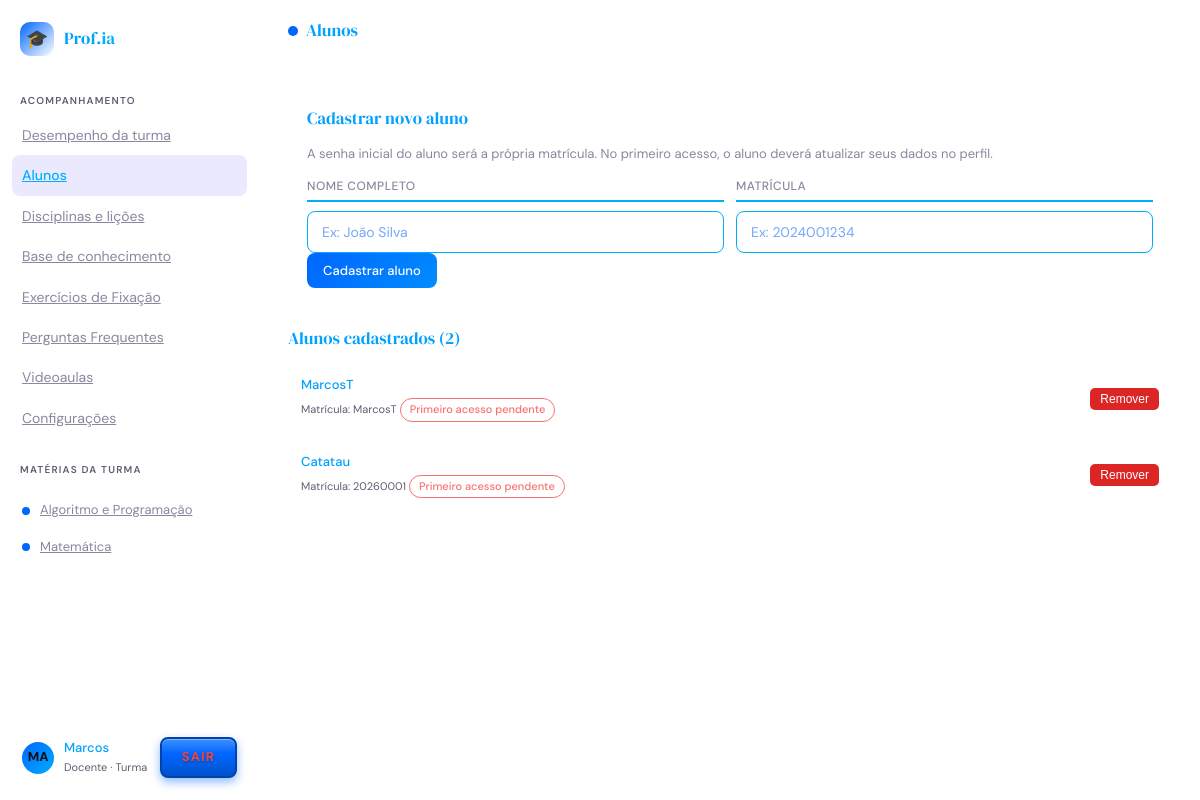
The page /professor/alunos/ (signed in) on the database its author committed.
### src/frontend/app/models/disciplina.py (models this page shows, shortened)
class Disciplina(models.Model):
    nome = models.CharField("Nome", max_length=80, unique=True)
    descricao = models.TextField("Descricao", blank=True)
    icone = models.CharField("Icone", max_length=10, blank=True)
    cor_primaria = models.CharField(
        "Cor primaria",
        max_length=40,
        default="#1a73e8",
    )
    prompt_sistema = models.TextField(
        "Prompt do sistema",
        blank=True,
    )
    ordem = models.SmallIntegerField("Ordem", default=0)
    ativa = models.BooleanField("Ativa", default=True)
    criado_em = models.DateTimeField("Criado em", auto_now_add=True)
    class Meta:
        verbose_name = "Disciplina"
        verbose_name_plural = "Disciplinas"
        ordering = ["ordem", "nome"]

### src/frontend/app/models/usuarios.py (models this page shows, shortened)
class Usuario(AbstractUser):
    class Papel(models.TextChoices):
        ALUNO = "aluno", "Aluno"
        PROFESSOR = "professor", "Professor"
    papel = models.CharField(
        max_length=20,
        choices=Papel.choices,
        default=Papel.ALUNO,
        verbose_name="Papel",
        help_text="Define o tipo de acesso do usuário no sistema.",
    )
    primeiro_acesso = models.BooleanField(
        default=True,
        verbose_name="Primeiro acesso",
        help_text=(
            "Quando verdadeiro, o usuário é obrigado a trocar a senha "
            "no próximo login. Usado principalmente para professores "
            "cadastrados pelo administrador com senha temporária."
        ),
    )
    identificador_aluno = models.CharField(
        max_length=50,
        blank=True,
        null=True,
        unique=True,
        verbose_name="Identificador do aluno (Grupo 1)",
        help_text=(
            "Vínculo com o registro do aluno no backend do Grupo 1. "
            "Usado nas chamadas à API, por exemplo /api/desempenho/<id>/. "
            "Deixar em branco para professores."
        ),
    )
    class Tema(models.TextChoices):
        CLARO = "claro", "Claro"
        ESCURO = "escuro", "Escuro"
    tema = models.CharField(
        max_length=10,
        choices=Tema.choices,
        default=Tema.CLARO,
        verbose_name="Tema do site",
        help_text="Aparência escolhida pelo usuário (claro ou escuro).",
    )
    notificacoes_email = models.BooleanField(
        default=True,
        verbose_name="Notificações por e-mail",
        help_text="Receber avisos de novas conquistas, quizzes e atividades por e-mail.",
    )
    class Avatar(models.TextChoices):
        AZUL = "azul", "Azul"
        VERDE = "verde", "Verde"
        ROXO = "roxo", "Roxo"
        LARANJA = "laranja", "Laranja"
        ROSA = "rosa", "Rosa"
    avatar_cor = models.CharField(
        max_length=10,
        choices=Avatar.choices,
        default=Avatar.AZUL,
        verbose_name="Cor do avatar",
        help_text="Cor do círculo com as iniciais exibido na barra lateral.",
    )
    reduzir_animacoes = models.BooleanField(
        default=False,
        verbose_name="Reduzir animações",
        help_text="Desativa transições e animações da interface (acessibilidade).",
    )
    turma_nome = models.CharField(
        max_length=100,
        blank=True,
        default="",
        verbose_name="Turma (professor)",
        help_text="Nome da turma exibido no painel do professor.",
    )
    class Turno(models.TextChoices):
        MANHA = "manha", "Manhã"
        TARDE = "tarde", "Tarde"
        NOITE = "noite", "Noite"
        INTEGRAL = "integral", "Integral"
    turma_turno = models.CharField(
        max_length=10,
        choices=Turno.choices,
        blank=True,
        default="",
        verbose_name="Turno da turma (professor)",
    )
    turma_codigo = models.CharField(
        max_length=30,
        blank=True,
        default="",
        verbose_name="Código da turma (professor)",
        help_text="Código ou identificador interno da turma, se houver.",
    )
    disciplina_atual = models.ForeignKey(
        "app.Disciplina",
        null=True,
        blank=True,
        on_delete=models.SET_NULL,
        related_name="alunos",
        verbose_name="Disciplina atual",
        help_text="Disciplina à qual o aluno está vinculado.",
    )
    class Meta:
        db_table = "usuario"
        verbose_name = "Usuário"
        verbose_name_plural = "Usuários"
        ordering = ["username"]
    @property
    def eh_aluno(self) -> bool:
        return self.papel == self.Papel.ALUNO
    @property
    def eh_professor(self) -> bool:
        return self.papel == self.Papel.PROFESSOR

### src/frontend/app/views.py (the view, shortened to what this page needs)
# urls.py: path("professor/alunos/", views.cadastro_alunos, name="cadastro_alunos"),
@professor_required
def cadastro_alunos(request):
    alunos = Usuario.objects.filter(papel="aluno").order_by("first_name")
    ctx = base_ctx(request, "alunos")
    ctx["alunos"] = alunos
    return render(request, "professor/alunos.html", ctx)

### src/frontend/app/views.py (called while the page is built)
def professor_required(view):
    @wraps(view)
    @login_required
    def wrapper(request, *args, **kwargs):
        if not request.user.eh_professor:
            messages.error(request, "Area exclusiva de professores.")
            return redirect("dashboard_aluno")
        return view(request, *args, **kwargs)
    return wrapper

def _iniciais(user):
    base = (user.first_name or user.username or "?").strip()
    partes = base.split()
    if len(partes) >= 2:
        return (partes[0][0] + partes[1][0]).upper()
    return base[:2].upper()

def base_ctx(request, active_nav):
    ctx = {
        "active_nav": active_nav,
        "disciplinas": list(Disciplina.objects.filter(ativa=True)),
        "avatar_iniciais": _iniciais(request.user),
        "avatar_cor": "linear-gradient(135deg,#0066ff,#00aeff)",
    }
    if request.user.eh_aluno:
        nivel = _nivel_do(request.user)
        total = nivel.xp_total + max(1, nivel.xp_proximo_nivel)
        ctx.update({
            "nivel": nivel,
            "xp_pct": min(100, int(nivel.xp_total * 100 / total)),
            "xp_faltante": nivel.xp_proximo_nivel,
            "proximo_nivel": nivel.nivel + 1,
        })
    else:
        ctx["turma_nome"] = request.user.turma_nome or "Turma"
    return ctx

### src/frontend/templates/professor/alunos.html (shortened to what this page needs)
{% extends "base.html" %}
{% block page_title %}Alunos{% endblock %}
{% block body %}
<div class="panel-body">
  <div class="form-card">
    <div class="panel-section-head"><h3>Cadastrar novo aluno</h3></div>
    <p style="font-size:13px;color:var(--muted);margin-bottom:12px;">
      A senha inicial do aluno será a própria matrícula.
      No primeiro acesso, o aluno deverá atualizar seus dados no perfil.
    </p>
    <form method="post" action="{% url 'cadastro_alunos' %}">
      <div class="grid-2">
        <div class="form-group">
          <label class="form-label">Nome completo</label>
          <input class="form-input" name="nome" required placeholder="Ex: João Silva" />
        </div>
        <div class="form-group">
          <label class="form-label">Matrícula</label>
          <input class="form-input" name="matricula" required placeholder="Ex: 2024001234" />
        </div>
      </div>
      <button class="btn btn-primary" type="submit">Cadastrar aluno</button>
    </form>
  </div>
  <div class="panel-section">
    <div class="panel-section-head"><h3>Alunos cadastrados ({{ alunos|length }})</h3></div>
    {% for a in alunos %}
    <div class="list-item">
      <div class="li-main">
        <div class="li-title">{{ a.first_name|default:a.username }}</div>
        <div class="li-sub">
          Matrícula: {{ a.identificador_aluno|default:a.username }}
          {% if a.primeiro_acesso %}<span class="tag risk">Primeiro acesso pendente</span>{% endif %}
        </div>
      </div>
      <div class="li-actions">
        <form method="post" action="{% url 'cadastro_alunos' %}"
              onsubmit="return confirm('Deseja remover o aluno {{ a.first_name|default:a.username }}?')"
              style="margin:0;">
          <button type="submit"
                  style="background:#dc2626;color:#fff;border:none;
                         padding:4px 10px;border-radius:5px;cursor:pointer;
                         font-size:12px;">
            Remover
          </button>
        </form>
      </div>
    </div>
    {% empty %}
    <div class="empty">
      <div class="empty-ico">👤</div>
      <p>Nenhum aluno cadastrado ainda.</p>
    </div>
    {% endfor %}
  </div>
</div>
{% endblock %}

### src/frontend/templates/base.html (shortened to what this page needs)
{% load static %}
<!DOCTYPE html>
<html lang="pt-BR" data-theme="{{ request.user.tema|default:'claro' }}">
<head>
<link rel="stylesheet" href="{% static 'css/app.css' %}" />
</head>
<body>
<div class="app visible" id="appShell">
  <aside class="sidebar">
    <div class="sidebar-logo">
      <div class="logo-icon">🎓</div>
      <div class="logo-text">Prof.<span>ia</span></div>
    </div>
    {% if request.user.eh_professor %}
    <div class="sidebar-section">
      <div class="sidebar-label">Acompanhamento</div>
      <a class="nav-item {% if active_nav == 'dashboard' %}active{% endif %}" href="{% url 'dashboard_professor' %}">Desempenho da turma</a>
      <a class="nav-item {% if active_nav == 'alunos' %}active{% endif %}" href="{% url 'cadastro_alunos' %}">Alunos</a>
      <a class="nav-item {% if active_nav == 'disciplinas' %}active{% endif %}" href="{% url 'gestao_disciplinas' %}">Disciplinas e lições</a>
      <a class="nav-item {% if active_nav == 'conteudo' %}active{% endif %}" href="{% url 'gestao_conteudo' %}">Base de conhecimento</a>
      <a class="nav-item {% if active_nav == 'quizzes' %}active{% endif %}" href="{% url 'gestao_quizzes' %}">Exercícios de Fixação</a>
      <a class="nav-item {% if active_nav == 'qa' %}active{% endif %}" href="{% url 'gestao_qa' %}">Perguntas Frequentes</a>
      <a class="nav-item {% if active_nav == 'videoaulas' %}active{% endif %}" href="{% url 'gestao_videoaulas' %}">Videoaulas</a>
      <a class="nav-item {% if active_nav == 'configuracoes' %}active{% endif %}" href="{% url 'configuracoes_professor' %}">Configurações</a>
    </div>
    {% endif %}
    <div class="sidebar-section" style="padding-bottom:8px;">
      <div class="sidebar-label">{% if request.user.eh_professor %}Matérias da turma{% else %}Matérias{% endif %}</div>
    </div>
    <div class="subjects-list">
      {% for d in disciplinas %}
      <a class="subject-item {% if d.id == disciplina_ativa_id %}active{% endif %}"
         href="{% if request.user.eh_professor %}{% url 'gestao_disciplinas' %}{% else %}{% url 'chat_aluno' %}?disciplina={{ d.id }}{% endif %}">
        <span class="subject-dot" style="background:{{ d.cor_primaria }}"></span>
        {{ d.nome }}
      </a>
      {% empty %}
      <div class="field-hint" style="padding:0 4px;">Nenhuma matéria cadastrada.</div>
      {% endfor %}
    </div>
    <div class="sidebar-footer">
      <div class="user-card">
        <div class="user-avatar-wrap">
          <div class="user-avatar" style="background:{{ avatar_cor|default:'linear-gradient(135deg,#4ade80,#22d3ee)' }}">{{ avatar_iniciais }}</div>
        </div>
        <div style="flex:1;min-width:0;">
          <div class="user-name">{{ request.user.first_name|default:request.user.username }}</div>
          {% if request.user.eh_professor %}
          <div class="user-level">Docente · {{ turma_nome|default:"Turma" }}</div>
          {% else %}
          <div class="user-level" id="sidebarNivelTxt">Nível {{ nivel.nivel|default:1 }} · {{ nivel.xp_total|default:0 }} XP</div>
          <div class="xp-bar"><div class="xp-fill" id="sidebarXpFill" style="width:{{ xp_pct|default:0 }}%"></div></div>
          {% endif %}
        </div>
        <a class="logout-btn" href="{% url 'sair' %}" title="Sair">Sair</a>
      </div>
    </div>
  </aside>
  <main class="main">
    {% block topbar %}
    <div class="topbar">
      <div class="topbar-subject">
        <div class="dot" style="background:var(--accent)"></div>
        <h2>{% block page_title %}Plataforma{% endblock %}</h2>
      </div>
    </div>
    {% endblock %}
    {% block body %}{% endblock %}
  </main>
</div>
</body>
</html>

### rows shown on the page
Disciplina: nome "Algoritmo e Programação"
Disciplina: nome "Matemática"
Usuario: user.first_name "Marcos"
Usuario: first_name "MarcosT", identificador_aluno "MarcosT", primeiro_acesso "Primeiro acesso pendente"
Usuario: first_name "Catatau", identificador_aluno "20260001", primeiro_acesso "Primeiro acesso pendente"

### other values the page prints
{{ avatar_iniciais }} "MA"
{{ turma_nome|default:"Turma" }} "Turma"
{{ alunos|length }} "2"
